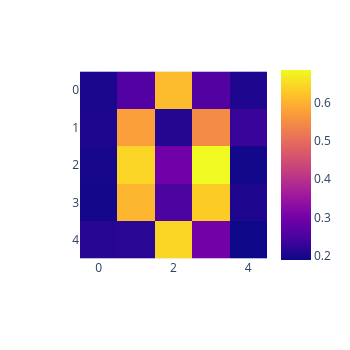
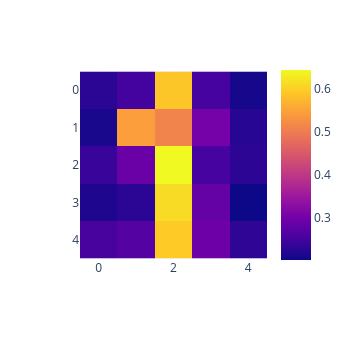
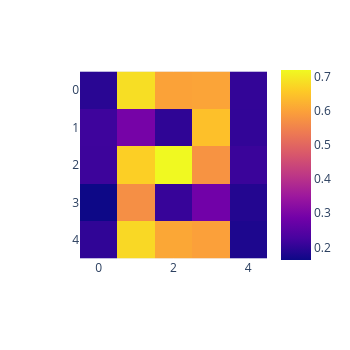
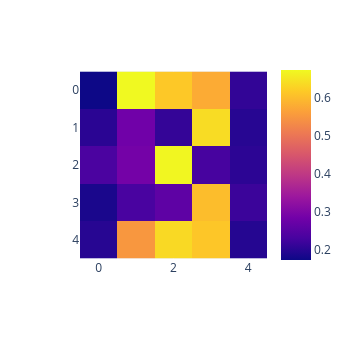

Here is the notebook cell these charts were saved with, in order:
### Code cell
sum_up = 0
sum_down = 0
count_up = 0
count_down = 0
weights_1 = recordings[('X', 'H')]['w'].view(-1, 500)
weights_2 = weights_1[-1].view(50, 10)

weights_temp = torch.zeros(1,25)

for i in range(10):
    
    temp = torch.tensor(digits[i]).reshape(1,25)
    
    for k in range(25):
                
        weights_temp[0][k] = weights_2[k][i]
                
    px.imshow(weights_temp.view(5,5), width=350, height=350).show()

### Figure 1 — Plotly figure (JSON) as saved in the notebook; plotly's stock layout.template omitted (floating-point values rounded to 4 significant figures)
{"data": [{"coloraxis": "coloraxis", "hovertemplate": "x: %{x}<br>y: %{y}<br>color: %{z}<extra></extra>", "name": "0", "type": "heatmap", "xaxis": "x", "yaxis": "y", "z": [[0.2025, 0.2602, 0.6115, 0.2606, 0.207], [0.2071, 0.5739, 0.2118, 0.5472, 0.2309], [0.1995, 0.6426, 0.2978, 0.6844, 0.1959], [0.1972, 0.6034, 0.2539, 0.6322, 0.2071], [0.2142, 0.2167, 0.643, 0.2997, 0.1899]]}], "layout": {"coloraxis": {"colorscale": [[0, "#0d0887"], [0.1111, "#46039f"], [0.2222, "#7201a8"], [0.3333, "#9c179e"], [0.4444, "#bd3786"], [0.5556, "#d8576b"], [0.6667, "#ed7953"], [0.7778, "#fb9f3a"], [0.8889, "#fdca26"], [1, "#f0f921"]]}, "height": 350, "margin": {"t": 60}, "width": 350, "xaxis": {"anchor": "y", "constrain": "domain", "domain": [0, 1], "scaleanchor": "y"}, "yaxis": {"anchor": "x", "autorange": "reversed", "constrain": "domain", "domain": [0, 1]}}}

### Figure 2 — Plotly figure (JSON) as saved in the notebook; plotly's stock layout.template omitted (floating-point values rounded to 4 significant figures)
{"data": [{"coloraxis": "coloraxis", "hovertemplate": "x: %{x}<br>y: %{y}<br>color: %{z}<extra></extra>", "name": "0", "type": "heatmap", "xaxis": "x", "yaxis": "y", "z": [[0.2269, 0.2488, 0.5913, 0.2515, 0.2095], [0.2117, 0.5449, 0.5101, 0.3018, 0.2232], [0.2389, 0.2899, 0.6449, 0.2507, 0.229], [0.2157, 0.2272, 0.6131, 0.2856, 0.2013], [0.2526, 0.2662, 0.5954, 0.2947, 0.2297]]}], "layout": {"coloraxis": {"colorscale": [[0, "#0d0887"], [0.1111, "#46039f"], [0.2222, "#7201a8"], [0.3333, "#9c179e"], [0.4444, "#bd3786"], [0.5556, "#d8576b"], [0.6667, "#ed7953"], [0.7778, "#fb9f3a"], [0.8889, "#fdca26"], [1, "#f0f921"]]}, "height": 350, "margin": {"t": 60}, "width": 350, "xaxis": {"anchor": "y", "constrain": "domain", "domain": [0, 1], "scaleanchor": "y"}, "yaxis": {"anchor": "x", "autorange": "reversed", "constrain": "domain", "domain": [0, 1]}}}

### Figure 3 — Plotly figure (JSON) as saved in the notebook; plotly's stock layout.template omitted (floating-point values rounded to 4 significant figures)
{"data": [{"coloraxis": "coloraxis", "hovertemplate": "x: %{x}<br>y: %{y}<br>color: %{z}<extra></extra>", "name": "0", "type": "heatmap", "xaxis": "x", "yaxis": "y", "z": [[0.1938, 0.6834, 0.6, 0.6028, 0.2041], [0.2164, 0.2925, 0.1998, 0.6433, 0.2032], [0.2149, 0.6641, 0.7188, 0.5763, 0.2113], [0.1629, 0.5692, 0.2083, 0.285, 0.1864], [0.2009, 0.6754, 0.6071, 0.5967, 0.1799]]}], "layout": {"coloraxis": {"colorscale": [[0, "#0d0887"], [0.1111, "#46039f"], [0.2222, "#7201a8"], [0.3333, "#9c179e"], [0.4444, "#bd3786"], [0.5556, "#d8576b"], [0.6667, "#ed7953"], [0.7778, "#fb9f3a"], [0.8889, "#fdca26"], [1, "#f0f921"]]}, "height": 350, "margin": {"t": 60}, "width": 350, "xaxis": {"anchor": "y", "constrain": "domain", "domain": [0, 1], "scaleanchor": "y"}, "yaxis": {"anchor": "x", "autorange": "reversed", "constrain": "domain", "domain": [0, 1]}}}

### Figure 4 — Plotly figure (JSON) as saved in the notebook; plotly's stock layout.template omitted (floating-point values rounded to 4 significant figures)
{"data": [{"coloraxis": "coloraxis", "hovertemplate": "x: %{x}<br>y: %{y}<br>color: %{z}<extra></extra>", "name": "0", "type": "heatmap", "xaxis": "x", "yaxis": "y", "z": [[0.1729, 0.6738, 0.6158, 0.5783, 0.2088], [0.2008, 0.2812, 0.2111, 0.639, 0.1982], [0.2353, 0.2872, 0.6701, 0.2292, 0.2028], [0.1851, 0.232, 0.2586, 0.6012, 0.2174], [0.1984, 0.551, 0.6359, 0.6133, 0.1959]]}], "layout": {"coloraxis": {"colorscale": [[0, "#0d0887"], [0.1111, "#46039f"], [0.2222, "#7201a8"], [0.3333, "#9c179e"], [0.4444, "#bd3786"], [0.5556, "#d8576b"], [0.6667, "#ed7953"], [0.7778, "#fb9f3a"], [0.8889, "#fdca26"], [1, "#f0f921"]]}, "height": 350, "margin": {"t": 60}, "width": 350, "xaxis": {"anchor": "y", "constrain": "domain", "domain": [0, 1], "scaleanchor": "y"}, "yaxis": {"anchor": "x", "autorange": "reversed", "constrain": "domain", "domain": [0, 1]}}}
